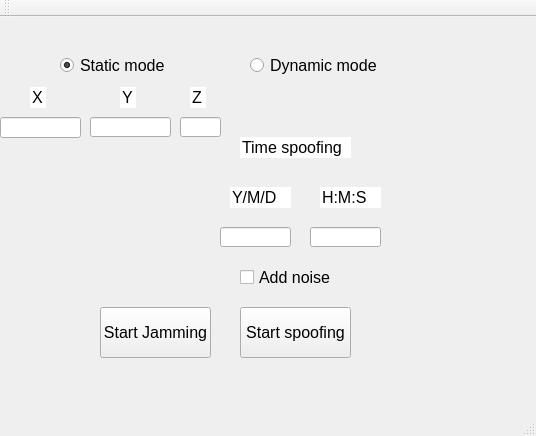
<?xml version="1.0" encoding="UTF-8"?>
<ui version="4.0">
 <class>MainWindow</class>
 <widget class="QMainWindow" name="MainWindow">
  <property name="enabled">
   <bool>true</bool>
  </property>
  <property name="geometry">
   <rect>
    <x>0</x>
    <y>0</y>
    <width>536</width>
    <height>436</height>
   </rect>
  </property>
  <property name="windowTitle">
   <string>MainWindow</string>
  </property>
  <widget class="QWidget" name="centralWidget">
   <widget class="QRadioButton" name="radioButton">
    <property name="geometry">
     <rect>
      <x>60</x>
      <y>40</y>
      <width>111</width>
      <height>17</height>
     </rect>
    </property>
    <property name="font">
     <font>
      <pointsize>12</pointsize>
     </font>
    </property>
    <property name="text">
     <string>Static mode</string>
    </property>
    <property name="checkable">
     <bool>true</bool>
    </property>
    <property name="checked">
     <bool>true</bool>
    </property>
   </widget>
   <widget class="QRadioButton" name="radioButton_2">
    <property name="geometry">
     <rect>
      <x>250</x>
      <y>40</y>
      <width>131</width>
      <height>17</height>
     </rect>
    </property>
    <property name="font">
     <font>
      <pointsize>12</pointsize>
     </font>
    </property>
    <property name="text">
     <string>Dynamic mode</string>
    </property>
   </widget>
   <widget class="QLineEdit" name="lineEdit">
    <property name="geometry">
     <rect>
      <x>0</x>
      <y>100</y>
      <width>81</width>
      <height>21</height>
     </rect>
    </property>
    <property name="text">
     <string/>
    </property>
   </widget>
   <widget class="QLineEdit" name="lineEdit_2">
    <property name="geometry">
     <rect>
      <x>90</x>
      <y>100</y>
      <width>81</width>
      <height>20</height>
     </rect>
    </property>
   </widget>
   <widget class="QLineEdit" name="lineEdit_3">
    <property name="geometry">
     <rect>
      <x>180</x>
      <y>100</y>
      <width>41</width>
      <height>20</height>
     </rect>
    </property>
   </widget>
   <widget class="QLineEdit" name="lineEdit_4">
    <property name="geometry">
     <rect>
      <x>30</x>
      <y>70</y>
      <width>16</width>
      <height>21</height>
     </rect>
    </property>
    <property name="font">
     <font>
      <pointsize>12</pointsize>
     </font>
    </property>
    <property name="text">
     <string>X</string>
    </property>
    <property name="frame">
     <bool>false</bool>
    </property>
    <property name="readOnly">
     <bool>true</bool>
    </property>
   </widget>
   <widget class="QLineEdit" name="lineEdit_5">
    <property name="geometry">
     <rect>
      <x>120</x>
      <y>70</y>
      <width>16</width>
      <height>21</height>
     </rect>
    </property>
    <property name="font">
     <font>
      <pointsize>12</pointsize>
     </font>
    </property>
    <property name="text">
     <string>Y</string>
    </property>
    <property name="frame">
     <bool>false</bool>
    </property>
    <property name="readOnly">
     <bool>true</bool>
    </property>
   </widget>
   <widget class="QLineEdit" name="lineEdit_6">
    <property name="geometry">
     <rect>
      <x>190</x>
      <y>70</y>
      <width>16</width>
      <height>21</height>
     </rect>
    </property>
    <property name="font">
     <font>
      <pointsize>12</pointsize>
     </font>
    </property>
    <property name="text">
     <string>Z</string>
    </property>
    <property name="frame">
     <bool>false</bool>
    </property>
    <property name="readOnly">
     <bool>true</bool>
    </property>
   </widget>
   <widget class="QPushButton" name="pushButton">
    <property name="geometry">
     <rect>
      <x>240</x>
      <y>290</y>
      <width>111</width>
      <height>51</height>
     </rect>
    </property>
    <property name="font">
     <font>
      <pointsize>12</pointsize>
     </font>
    </property>
    <property name="text">
     <string>Start spoofing</string>
    </property>
   </widget>
   <widget class="QLineEdit" name="lineEdit_7">
    <property name="geometry">
     <rect>
      <x>240</x>
      <y>120</y>
      <width>111</width>
      <height>21</height>
     </rect>
    </property>
    <property name="font">
     <font>
      <pointsize>12</pointsize>
     </font>
    </property>
    <property name="text">
     <string>Time spoofing</string>
    </property>
    <property name="frame">
     <bool>false</bool>
    </property>
    <property name="readOnly">
     <bool>true</bool>
    </property>
   </widget>
   <widget class="QCheckBox" name="checkBox">
    <property name="geometry">
     <rect>
      <x>240</x>
      <y>250</y>
      <width>111</width>
      <height>20</height>
     </rect>
    </property>
    <property name="font">
     <font>
      <pointsize>12</pointsize>
     </font>
    </property>
    <property name="text">
     <string>Add noise</string>
    </property>
    <property name="checked">
     <bool>false</bool>
    </property>
   </widget>
   <widget class="QLineEdit" name="lineEdit_8">
    <property name="enabled">
     <bool>true</bool>
    </property>
    <property name="geometry">
     <rect>
      <x>230</x>
      <y>170</y>
      <width>61</width>
      <height>21</height>
     </rect>
    </property>
    <property name="font">
     <font>
      <pointsize>12</pointsize>
     </font>
    </property>
    <property name="text">
     <string>Y/M/D</string>
    </property>
    <property name="frame">
     <bool>false</bool>
    </property>
    <property name="readOnly">
     <bool>true</bool>
    </property>
    <property name="clearButtonEnabled">
     <bool>false</bool>
    </property>
   </widget>
   <widget class="QLineEdit" name="lineEdit_9">
    <property name="geometry">
     <rect>
      <x>220</x>
      <y>210</y>
      <width>71</width>
      <height>20</height>
     </rect>
    </property>
    <property name="text">
     <string/>
    </property>
   </widget>
   <widget class="QLineEdit" name="lineEdit_10">
    <property name="geometry">
     <rect>
      <x>310</x>
      <y>210</y>
      <width>71</width>
      <height>20</height>
     </rect>
    </property>
   </widget>
   <widget class="QLineEdit" name="lineEdit_11">
    <property name="geometry">
     <rect>
      <x>320</x>
      <y>170</y>
      <width>61</width>
      <height>21</height>
     </rect>
    </property>
    <property name="font">
     <font>
      <pointsize>12</pointsize>
     </font>
    </property>
    <property name="text">
     <string>H:M:S</string>
    </property>
    <property name="frame">
     <bool>false</bool>
    </property>
    <property name="readOnly">
     <bool>true</bool>
    </property>
   </widget>
   <widget class="QPushButton" name="pushButton_2">
    <property name="geometry">
     <rect>
      <x>100</x>
      <y>290</y>
      <width>111</width>
      <height>51</height>
     </rect>
    </property>
    <property name="font">
     <font>
      <pointsize>12</pointsize>
     </font>
    </property>
    <property name="text">
     <string>Start Jamming</string>
    </property>
   </widget>
  </widget>
  <widget class="QToolBar" name="mainToolBar">
   <attribute name="toolBarArea">
    <enum>TopToolBarArea</enum>
   </attribute>
   <attribute name="toolBarBreak">
    <bool>false</bool>
   </attribute>
  </widget>
  <widget class="QStatusBar" name="statusBar"/>
 </widget>
 <layoutdefault spacing="6" margin="11"/>
 <resources/>
 <connections/>
</ui>
